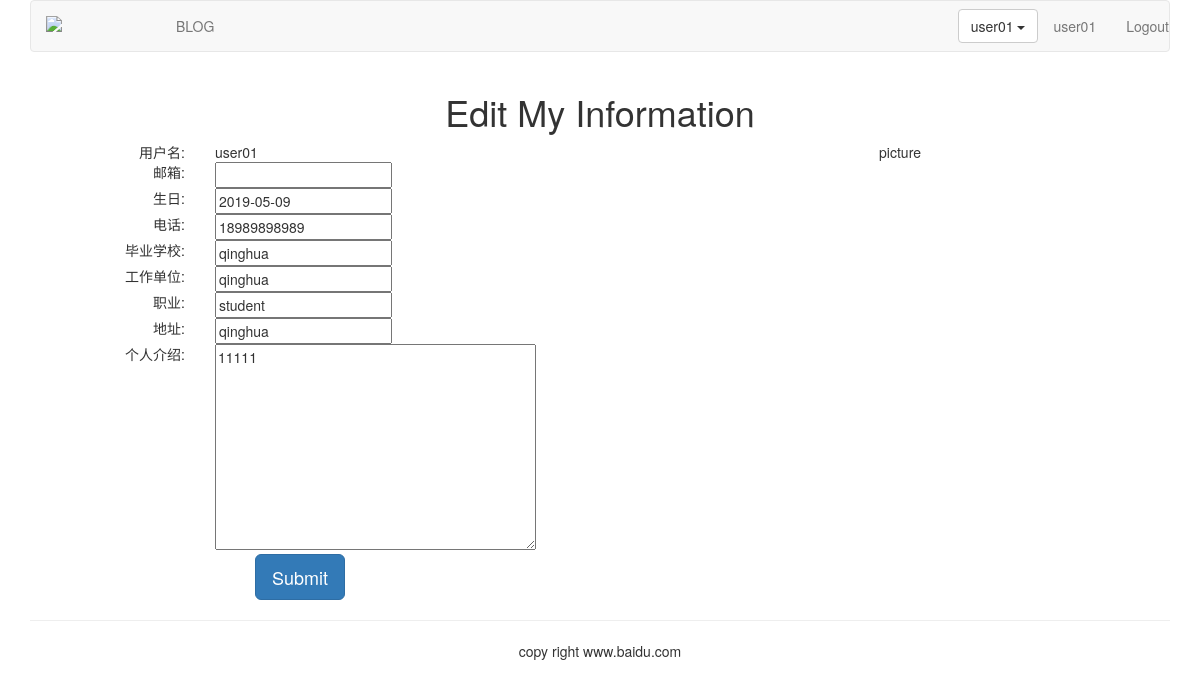
The page /account/edit-my-information/ (signed in) on the database its author committed.
### account/models.py (models this page shows, shortened)
class UserProfile(models.Model):
    user = models.OneToOneField(User, on_delete=models.CASCADE, unique=True)
    birth = models.DateField(blank=True, null=True)
    phone = models.CharField(max_length=20, null=True)

class UserInfo(models.Model):
    user = models.OneToOneField(User, on_delete=models.CASCADE, unique=True)
    school = models.CharField(max_length=100, blank=True)
    company = models.CharField(max_length=100, blank=True)
    profession = models.CharField(max_length=100, blank=True)
    address = models.CharField(max_length=100, blank=True)
    aboutme = models.TextField(blank=True)
    photo = models.ImageField(blank=True)

### account/views.py (the view)
# urls.py: path('edit-my-information/', views.myself_edit, name="edit_my_information"),
@login_required(login_url='/account/login')
def myself_edit(request):
    userprofile = UserProfile.objects.get(user=request.user) if \
        hasattr(request.user, 'userprofile') else UserProfile.objects.create(user=request.user)
    userinfo = UserInfo.objects.get(user=request.user) if hasattr(request.user, "userinfo") \
        else UserInfo.objects.create(user=request.user)
    if request.method == "POST":
        user_form = UserForm(request.POST)
        userprofile_form = UserProfileForm(request.POST)
        userinfo_form = UserInfoForm(request.POST)
        if user_form.is_valid() * userprofile_form.is_valid() * userinfo_form.is_valid():
            user_cd = user_form.cleaned_data
            userinfo_cd = userinfo_form.cleaned_data
            userprofile_cd = userprofile_form.cleaned_data
            request.user.email = user_cd["email"]
            userprofile.birth = userprofile_cd["birth"]
            userprofile.phone = userprofile_cd["phone"]
            userinfo.school = userinfo_cd["school"]
            userinfo.company = userinfo_cd["company"]
            userinfo.profession = userinfo_cd["profession"]
            userinfo.address = userinfo_cd["address"]
            userinfo.aboutme = userinfo_cd["aboutme"]
            request.user.save()
            userprofile.save()
            userinfo.save()
        return HttpResponseRedirect('/account/my-information/')
    else:
        user_form = UserForm(instance=request.user)
        userprofile_form = UserProfileForm(initial={"birth": userprofile.birth,
                                                    "phone": userprofile.phone})
        userinfo_form = UserInfoForm(initial={"school": userinfo.school,
                                              "company": userinfo.company,
                                              "profession": userinfo.profession,
                                              "address": userinfo.address,
                                              "aboutme": userinfo.aboutme})
        return render(request, "account/myself_edit.html", {"user_form": user_form,
                                                            "userprofile_form": userprofile_form,
                                                            "userinfo_form": userinfo_form})

### account/forms.py
class UserForm(forms.ModelForm):
    class Meta:
        model = User
        fields = ("email",)

class UserProfileForm(forms.ModelForm):
    class Meta:
        model = UserProfile
        fields = ("phone", "birth")

### templates/account/myself_edit.html (shortened to what this page needs)
{% extends "base.html" %}
{% block content %}
<div class="row text-center vertical-middle-sm">
    <h1>Edit My Information</h1>
    <div class="row">
        <div class="col-md-6" >
            <form class="form-horizontal" action="." method="post">{% csrf_token %}
                <div class="row">
                    <div class="col-md-4 text-right"><span>用户名:</span></div>
                    <div class="col-md-8 text-left">{{user.username}}</div>
                </div>
                <div class="row">
                    <div class="col-md-4 text-right"><span>邮箱:</span></div>
                    <div class="col-md-8 text-left">{{user_form.email}}</div>
                </div>
                <div class="row">
                    <div class="col-md-4 text-right"><span>生日:</span></div>
                    <div class="col-md-8 text-left">{{userprofile_form.birth}}</div>
                </div>
                <div class="row">
                    <div class="col-md-4 text-right"><span>电话:</span></div>
                    <div class="col-md-8 text-left">{{userprofile_form.phone}}</div>
                </div>
                <div class="row">
                    <div class="col-md-4 text-right"><span>毕业学校:</span></div>
                    <div class="col-md-8 text-left">{{userinfo_form.school}}</div>
                </div>
                <div class="row">
                    <div class="col-md-4 text-right"><span>工作单位:</span></div>
                    <div class="col-md-8 text-left">{{userinfo_form.company}}</div>
                </div>
                <div class="row">
                    <div class="col-md-4 text-right"><span>职业:</span></div>
                    <div class="col-md-8 text-left">{{userinfo_form.profession}}</div>
                </div>
                <div class="row">
                    <div class="col-md-4 text-right"><span>地址:</span></div>
                    <div class="col-md-8 text-left">{{userinfo_form.address}}</div>
                </div>
                <div class="row">
                    <div class="col-md-4 text-right"><span>个人介绍:</span></div>
                    <div class="col-md-8 text-left">{{userinfo_form.aboutme}}</div>
                </div>
                <div class="row">
                    <input type="submit" class="btn btn-primary btn-lg" value="Submit">
                </div>
            </form>
        </div>
        <div class="col-md-6">
            <p>picture</p>
        </div>
    </div>
</div>
{% endblock %}

### templates/header.html (shortened to what this page needs)
{% load staticfiles %}
<div class="container">
    <nav class="navbar navbar-default" role="navigation">
        <div class="navbar-header">
            <a class="navbar-brand" href="http://www.itdiffer.com">
                <img src="{% static '/images/logo.png' %}" width="100px">
            </a>
        </div>
        <div>
            <ul class="nav navbar-nav" role="navigation">
                <li><a href="{% url 'blog:blog_title' %}">BLOG</a></li>
            </ul>
            <ul class="nav navbar-nav navbar-right">
                {% if user.is_authenticated %}
                <li>
                    <div class="dropdown" style="margin-top:8px">
                        <button class='btn btn-default dropdown-toggle' type='button' id='dropdownMenu' data-toggle='dropdown'>{{ user.username }}
                            <span class='caret'></span>
                        </button>
                    </div>
                </li>
                <li><a href="#">{{ user.username }}</a></li>
                <li><a href="{% url 'account:user_logout' %}">Logout</a></li>
                {% else %}
                <li><a href="{% url 'account:user_login' %}">LOGIN</a></li>
                {% endif %}
            </ul>
        </div>
    </nav>
</div>

### rows shown on the page
UserProfile: birth "2019-05-09", phone "18989898989"
UserInfo: school "qinghua", company "qinghua", profession "student", address "qinghua", aboutme "11111"

### other values the page prints
{{ user.username }} "user01"
